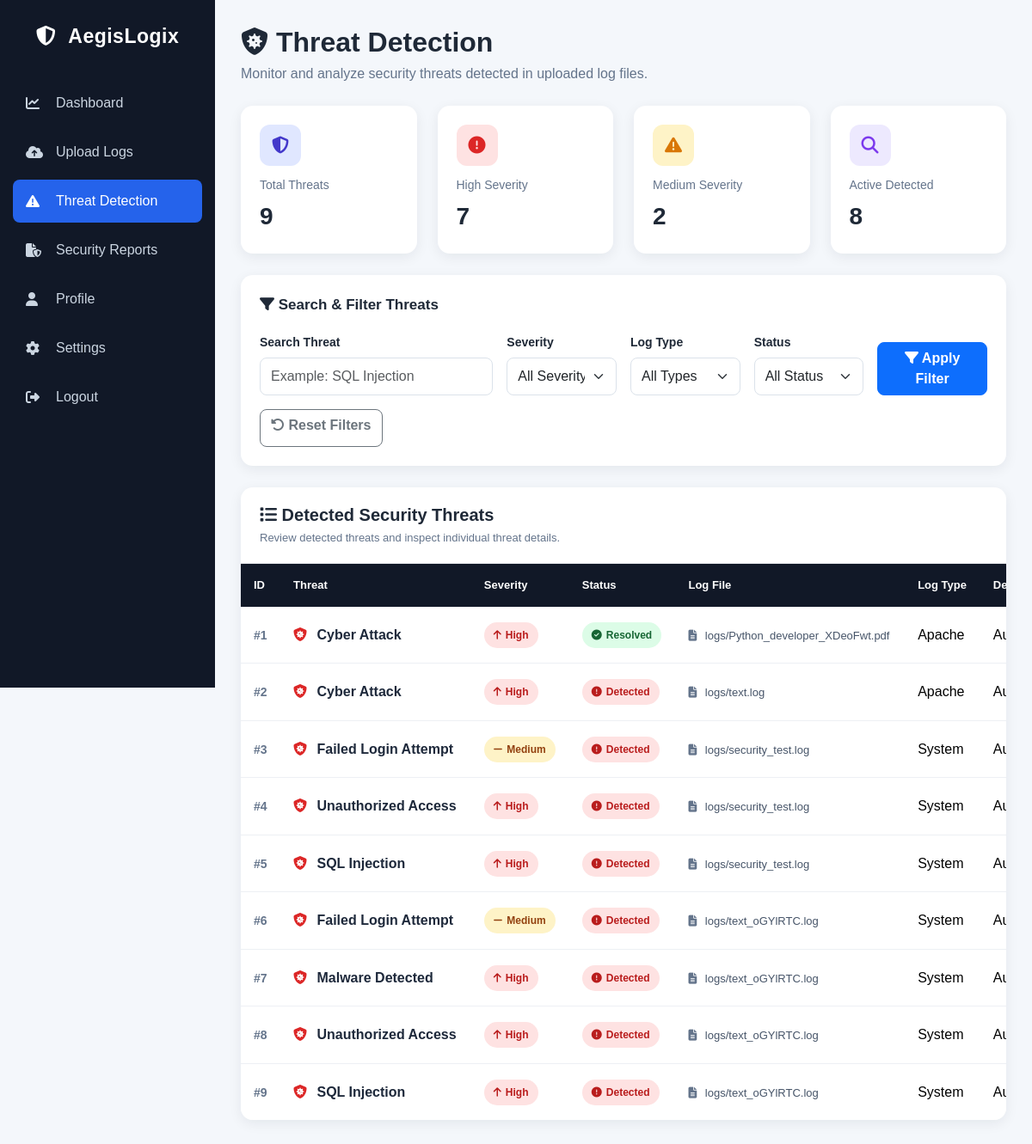
The app's page /threat/ (signed in), older data.
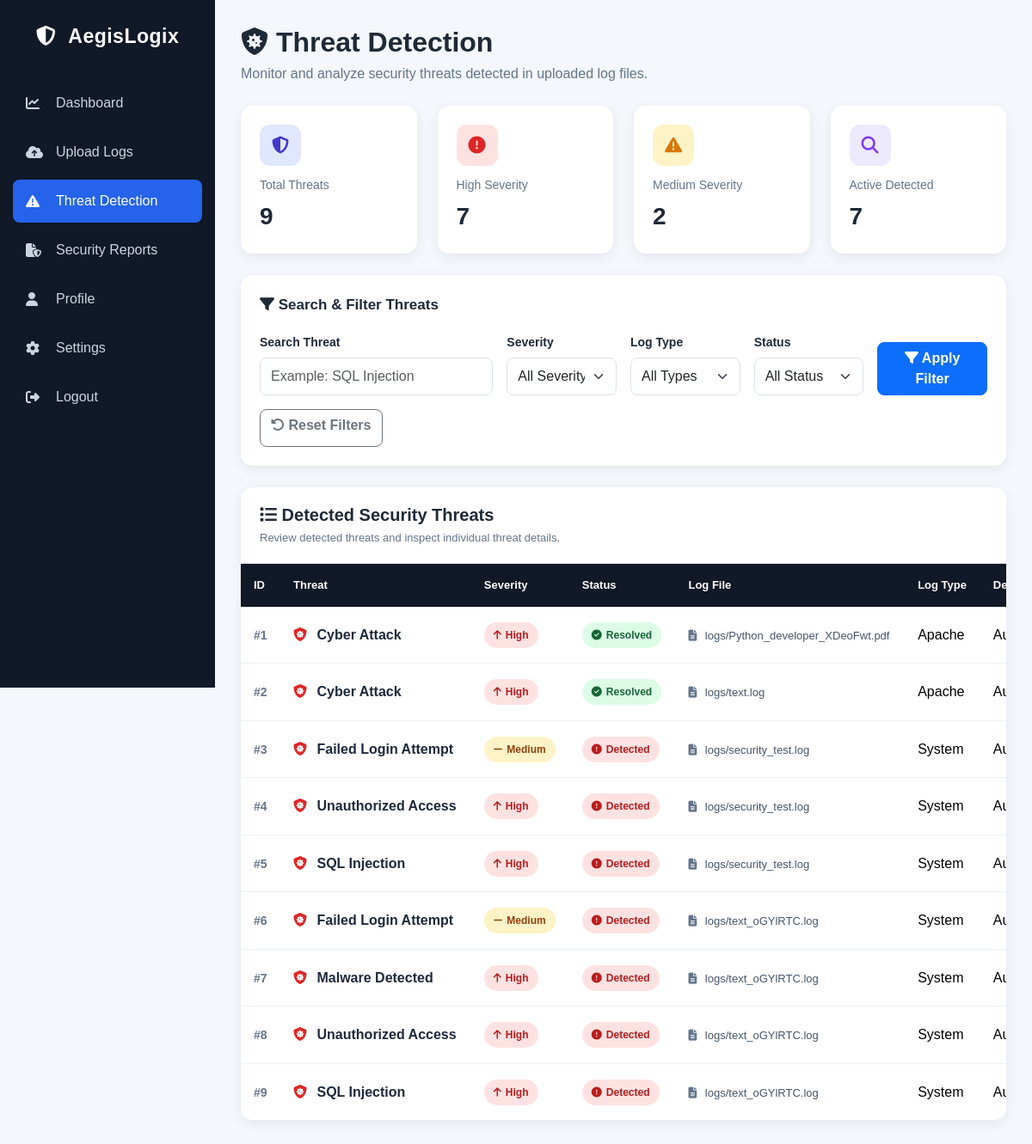
The same page, newer data.
### auditor/models.py (models this page shows, shortened)
class Threat(models.Model):
    SEVERITY = [
        ('High', 'High'),
        ('Medium', 'Medium'),
        ('Low', 'Low'),
    ]
    STATUS = [
        ('Detected', 'Detected'),
        ('Resolved', 'Resolved'),
    ]
    log = models.ForeignKey(LogFile, on_delete=models.CASCADE)
    threat_name = models.CharField(max_length=100)
    severity = models.CharField(max_length=20, choices=SEVERITY)
    status = models.CharField(max_length=20, choices=STATUS)
    detected_on = models.DateField()

class LogFile(models.Model):
    LOG_TYPES = [
        ('Apache', 'Apache Log'),
        ('Nginx', 'Nginx Log'),
        ('System', 'System Log'),
        ('Application', 'Application Log'),
    ]
    user = models.ForeignKey(User, on_delete=models.CASCADE)
    log_file = models.FileField(upload_to='logs/')
    log_type = models.CharField(max_length=20, choices=LOG_TYPES)
    description = models.TextField(default="")
    uploaded_at = models.DateTimeField(auto_now_add=True)

### auditor/views.py (the view)
def threat(request):
    if "user_id" not in request.session:
        return redirect("login")
    search = request.GET.get(
        "search",
        ""
    ).strip()
    severity = request.GET.get(
        "severity",
        ""
    ).strip()
    log_type = request.GET.get(
        "log_type",
        ""
    ).strip()
    status = request.GET.get(
        "status",
        ""
    ).strip()
    threats = Threat.objects.select_related(
        "log"
    ).all().order_by("id")
    if search:
        threats = threats.filter(
            threat_name__icontains=search
        )
    if severity:
        threats = threats.filter(
            severity=severity
        )
    if log_type:
        threats = threats.filter(
            log__log_type=log_type
        )
    if status:
        threats = threats.filter(
            status=status
        )
    total_threats = threats.count()
    high_count = threats.filter(
        severity="High"
    ).count()
    medium_count = threats.filter(
        severity="Medium"
    ).count()
    low_count = threats.filter(
        severity="Low"
    ).count()
    detected_count = threats.filter(
        status="Detected"
    ).count()
    resolved_count = threats.filter(
        status="Resolved"
    ).count()
    return render(
        request,
        "threat.html",
        {
            "threats": threats,
            "search": search,
            "severity": severity,
            "log_type": log_type,
            "status": status,
            "total_threats":
                total_threats,
            "high_count":
                high_count,
            "medium_count":
                medium_count,
            "low_count":
                low_count,
            "detected_count":
                detected_count,
            "resolved_count":
                resolved_count,
        }
    )

### templates/threat.html (shortened to what the changed rows need)
{% load static %}
<!DOCTYPE html>
<html lang="en">
<head>
    <link href="https://cdn.jsdelivr.net/npm/bootstrap@5.3.3/dist/css/bootstrap.min.css" rel="stylesheet">
    <link rel="stylesheet" href="https://cdnjs.cloudflare.com/ajax/libs/font-awesome/6.6.0/css/all.min.css">
</head>
<body>
    <div class="main-content">
        <div class="page-header">
            <div class="page-title">
                <h2>
                    <i class="fa-solid fa-shield-virus"></i> Threat Detection
                </h2>
            </div>
        </div>
        <div class="row g-4">
            <div class="col-lg-3 col-md-6">
                <div class="stat-card">
                    <div class="stat-icon detected-icon">
                        <i class="fa-solid fa-magnifying-glass"></i>
                    </div>
                    <div class="stat-title">
                        Active Detected
                    </div>
                    <div class="stat-number">
                        {{ detected_count }}
                    </div>
                </div>
            </div>
        </div>
        <div class="table-card">
            <div class="table-responsive">
                <table class="table table-hover align-middle">
                    <thead>
                        <tr>
                            <th>
                                ID
                            </th>
                            <th>
                                Threat
                            </th>
                            <th>
                                Severity
                            </th>
                            <th>
                                Status
                            </th>
                            <th>
                                Log File
                            </th>
                            <th>
                                Log Type
                            </th>
                            <th>
                                Detected On
                            </th>
                        </tr>
                    </thead>
                    <tbody>
                        {% for item in threats %}
                        <tr>
                            <td>
                                <span class="threat-id">
                                #{{ item.id }}
                            </span>
                            </td>
                            <td>
                                <span class="threat-name">
                                <i class="fa-solid fa-shield-virus"></i>
                                {{ item.threat_name }}
                            </span>
                            </td>
                            <td>
                                {% if item.severity == "High" %}
                                <span class="severity-high">
                                    <i class="fa-solid fa-arrow-up"></i>
                                    High
                                </span> {% elif item.severity == "Medium" %}
                                <span class="severity-medium">
                                    <i class="fa-solid fa-minus"></i>
                                    Medium
                                </span> {% else %}
                                <span class="severity-low">
                                    <i class="fa-solid fa-arrow-down"></i>
                                    Low
                                </span> {% endif %}
                            </td>
                            <td>
                                {% if item.status == "Detected" %}
                                <span class="status-detected">
                                    <i class="fa-solid fa-circle-exclamation"></i>
                                    Detected
                                </span> {% else %}
                                <span class="status-resolved">
                                    <i class="fa-solid fa-circle-check"></i>
                                    Resolved
                                </span> {% endif %}
                            </td>
                            <td>
                                <span class="log-file">
                                <i class="fa-solid fa-file-lines"></i>
                                {{ item.log.log_file.name }}
                            </span>
                            </td>
                            <td>
                                {{ item.log.log_type }}
                            </td>
                            <td>
                                {{ item.detected_on }}
                            </td>
                        </tr>
                        {% endfor %}
                    </tbody>
                </table>
            </div>
        </div>
    </div>
</body>
</html>

Row changes from the older to the newer data that the page shows:
changed Threat "logs/text.log": status "Detected" → "Resolved"
Text that changed along with them:
{{ detected_count }}: "8" → "7"
